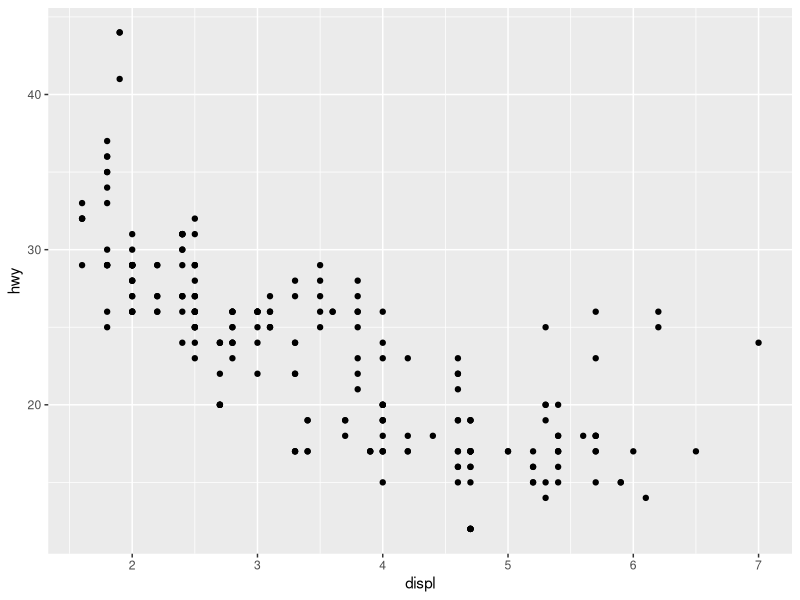
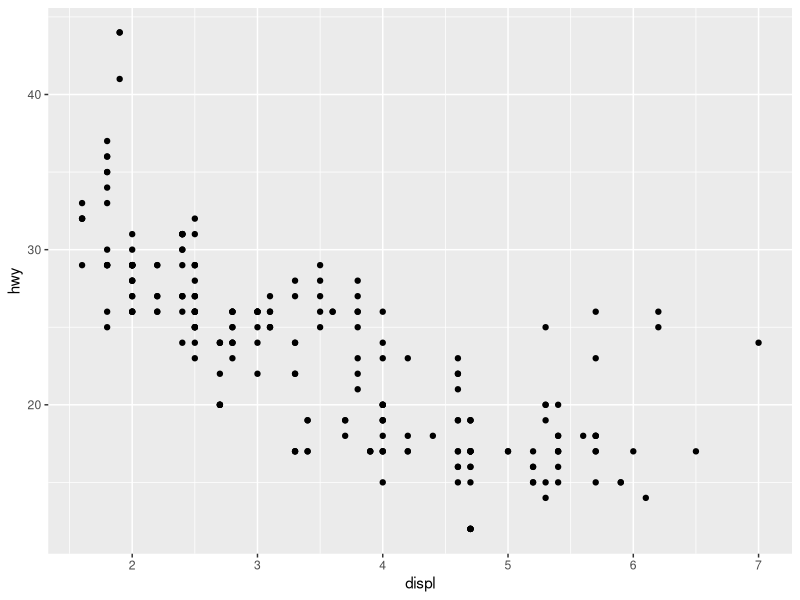
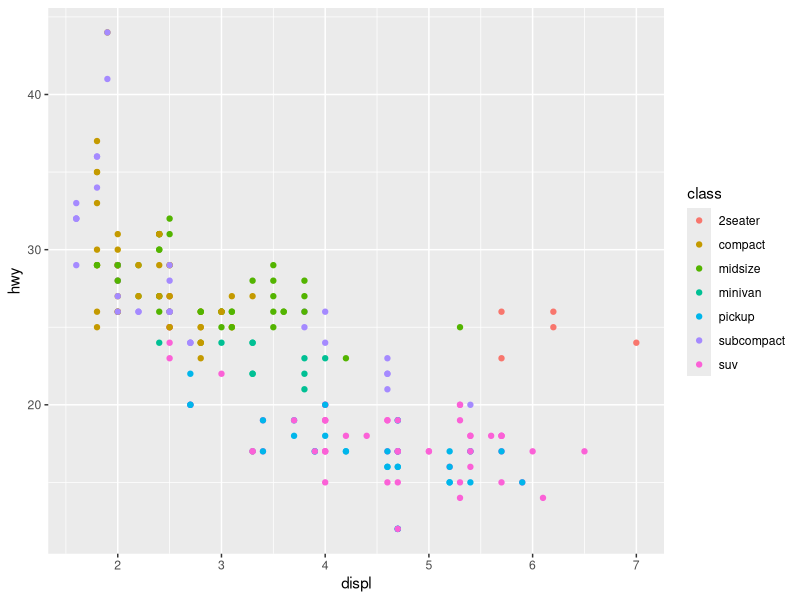
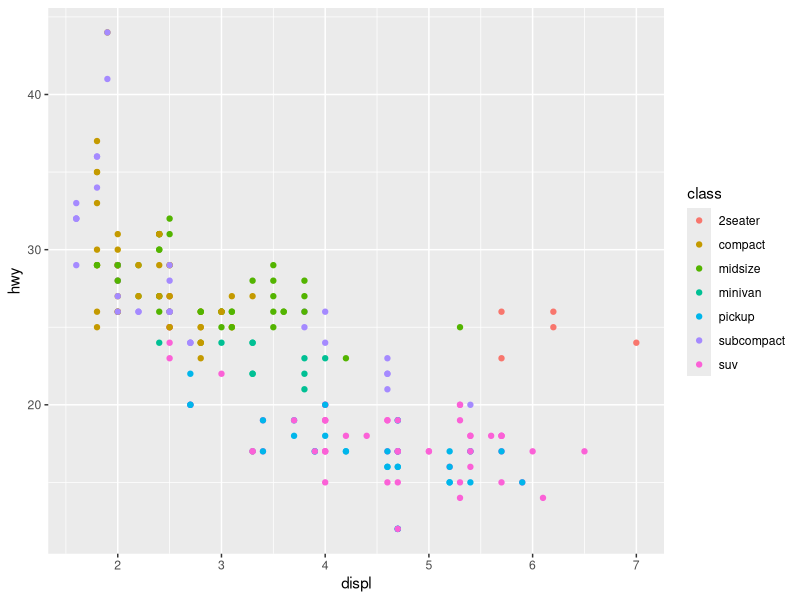
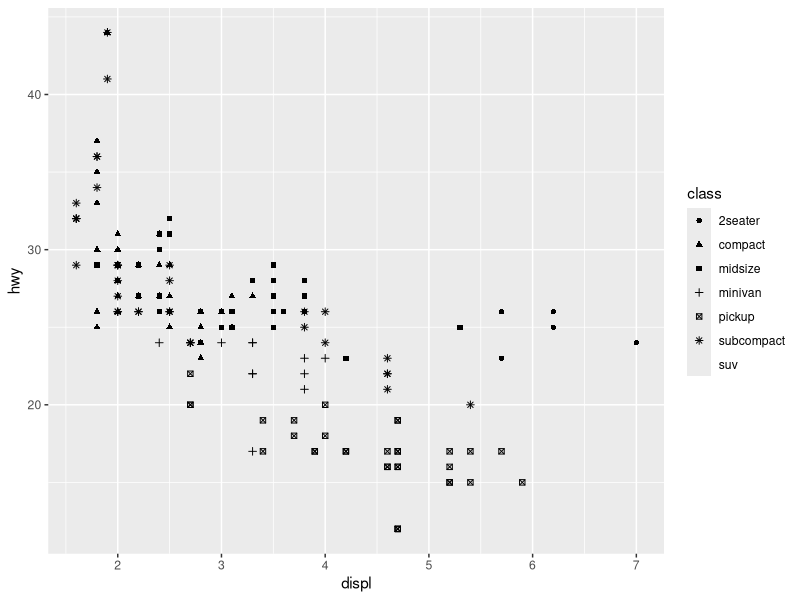
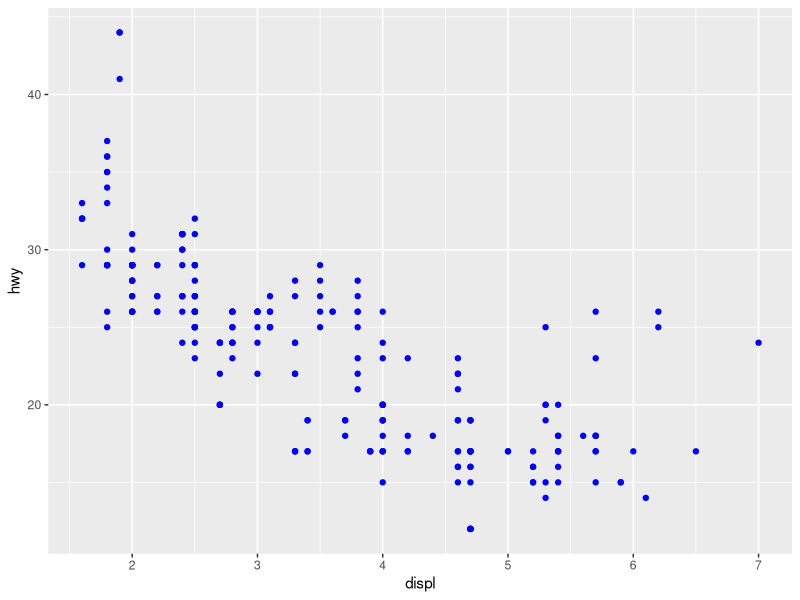
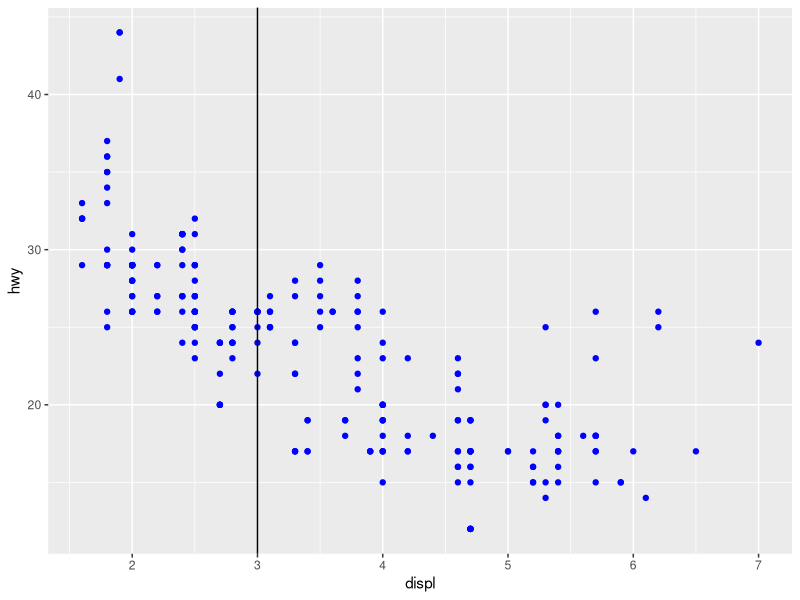
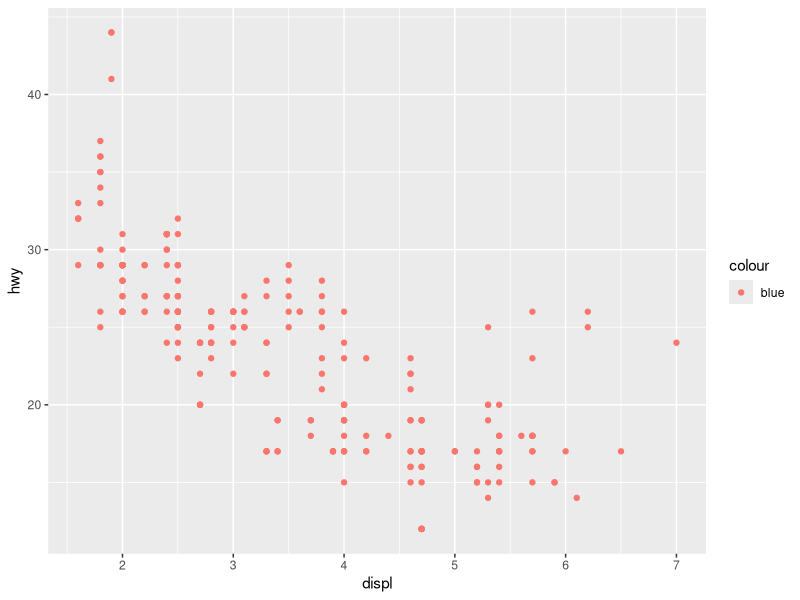

Recreate these plots in R, in order.
## ---- chunk 1
knitr::opts_chunk$set(echo = TRUE)
library(tidyverse)
## ---- chunk 2

# review mpg
mpg %>% glimpse()

# 1 layer, same
g <- ggplot(data = mpg, mapping=aes(x=displ, y=hwy)) + 
        geom_point()
g

# SAME
g <- ggplot(data = mpg) + 
        geom_point(mapping = aes(x = displ, y = hwy))
g
## ---- chunk 3
# add color aesthetic;  class is categorical
ggplot(data = mpg) + 
  geom_point(mapping = aes(x = displ, y = hwy, color = class))

# SAME
ggplot(data = mpg, mapping = aes(x = displ, y = hwy, color = class)) + 
  geom_point()

# Works, but shape=class, size=class,  but limited symbols yields warnings (and doesn't look good)
ggplot(data = mpg, mapping = aes(x = displ, y = hwy, shape = class)) + 
  geom_point()

## ---- chunk 4

ggplot(data = mpg, mapping  = aes(x=displ, y=hwy)) + 
  geom_point(color="blue")
# SAME  
ggplot(data = mpg) + 
  geom_point(mapping = aes(x = displ, y = hwy), color = "blue") +
  geom_vline(xintercept=3)  # color returns to DEFAULT

# all pink!
ggplot(data = mpg, mapping = aes(x = displ, y = hwy, color="blue")) + 
  geom_point()

# all black (no change)
ggplot(data = mpg, mapping = aes(x = displ, y = hwy), color="blue") + 
  geom_point()
## ---- chunk 5

# default, in asc order cyl
ggplot(mtcars, aes(cyl)) +
			 geom_bar() 
	 

# inroduce factor, then manually choose order
ggplot(mtcars, aes(factor(cyl))) +
			 geom_bar() +
			 scale_x_discrete(limits=c(8,4,6))

# fancier, reorder, in frequency order (desc)
library(forcats)

ggplot(mtcars, aes(forcats::fct_infreq(factor(cyl))) ) +
	geom_bar() 

# SAME, reorder, in frequency order (asc)
library(forcats)

ggplot(mtcars, aes(forcats::fct_rev(fct_infreq(factor(cyl))))) +
	geom_bar() 


## ---- chunk 6
knitr::knit_exit()
## ---- chunk 7
library(tidyverse)
# from ggplot2 cheatsheet!

d <- ggplot(mpg,aes(fl))        # fl is discrete
d + geom_bar()
## ---- chunk 8
c <- ggplot(mpg, aes(hwy))

c + geom_density(kernel="gaussian", aes(fill="yellow", alpha=0.3)) +
 geom_vline(aes(xintercept=25.1 ), linetype = 2) + 
        geom_point(x=30,y=0, shape=4, aes(color="blue", size=4))

#c + geom_point(aes(y=mpg))
## ---- chunk 9
library(tidyverse)
## case_when(  cond1 ~ TRUE, cond2 ~ FALSE, cond3 ~ y=3, ....)

t <- tibble(x=rnorm(1000)) %>% 
  mutate(reject = dplyr::case_when(x > 2.0 ~ TRUE, x <= 2.0 ~ FALSE)) 

t_reject <- t %>% filter(reject == TRUE)
t_fail_to_reject <- t %>% filter(reject == FALSE) 


# color = outline
# fill = interior
# if applies to ALL data, outside aes()   

# all black
g <- ggplot(data=t, aes(x=x, ymin=0,ymax=dnorm(x) )) +
  geom_ribbon(data=t_fail_to_reject)  +
  geom_ribbon(data=t_reject )


# 2 - works! | 2 strange colors | but fill="white" never works
g <- ggplot(data=t, aes(x=x, ymin=0,ymax=dnorm(x), fill=reject)) +
  geom_ribbon(data=t_fail_to_reject)  +
  geom_ribbon(data=t_reject )

# 3  works!| red & white | no legend | fill=reject ignored? in ggplot line
g <- ggplot(data=t, aes(x=x, ymin=0,ymax=dnorm(x), fill=reject)) +
  geom_ribbon(data=t_fail_to_reject, fill="white")  +
  geom_ribbon(data=t_reject, fill="red" )

# color appears to set outline
# 4 works!| red & white fill | black outline ONLY not reject| 1 color legend TRUE
g <- ggplot(data=t, aes(x=x, ymin=0,ymax=dnorm(x), color=reject)) +
  geom_ribbon(data=t_fail_to_reject, fill="white", color="black")  +
  geom_ribbon(data=t_reject, fill="red"  )

# ALMOST
# 5 like #4 | LOSE legend | but fills and colors all correct!
#  | color="black" in ggplot, anywhere - not work
g <- ggplot(data=t, aes(x=x, ymin=0,ymax=dnorm(x))) +
  geom_ribbon(data=t_fail_to_reject, fill="white", color="black")  +
  geom_ribbon(data=t_reject, fill="red", color="black"  )
g
## ---- chunk 10
library(tidyverse)
data(Oxboys, package = "nlme")
head(Oxboys)    # 'Subject'(ie 26  boys) & 'Occasion' (#9) are ordinal(?) 
ggplot(Oxboys, aes(age, height, group = Subject)) + 
  geom_point() + 
  geom_line()
## ---- chunk 11
library(ggplot2)
library(tibble)
r  <- seq(.01, .40, by=.01)
r

# log is base e
days  <- function(r) log(2)/log(1+r)

n  <- round(days(r), 0)
n

t  <- tibble(r = r, days=n)

ggplot(t, aes(x=r, y=days)) +
			 geom_point()

## ---- chunk 12

# US daily testing, ~ 500,000 per day

pop  <- 330e6
tests  <- seq(.1, 10.0, by=.1)
tests  <- tests * 1e6

f  <- function(tests) pop/(tests*365)

t  <- tibble(daily_tests=tests, years=f(tests))


h  <- ggplot(t, aes(x=daily_tests, y=years)) +
			 geom_point()
h
